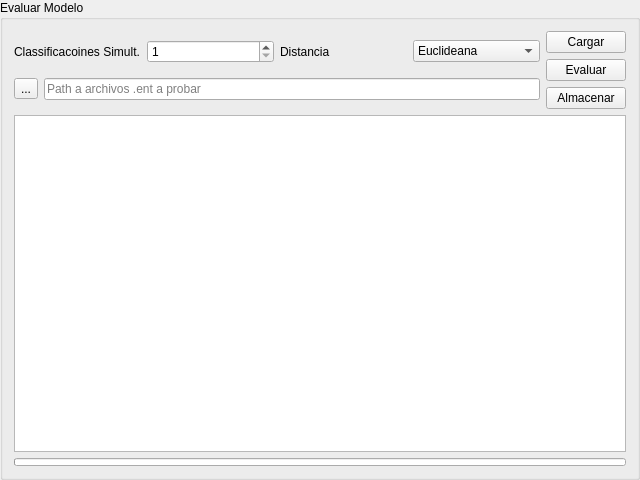
<?xml version="1.0" encoding="UTF-8"?>
<ui version="4.0">
 <class>ModelEvaluationView</class>
 <widget class="QGroupBox" name="ModelEvaluationView">
  <property name="geometry">
   <rect>
    <x>0</x>
    <y>0</y>
    <width>640</width>
    <height>480</height>
   </rect>
  </property>
  <property name="windowTitle">
   <string>Evaluar modelo</string>
  </property>
  <property name="title">
   <string>Evaluar Modelo</string>
  </property>
  <layout class="QVBoxLayout" name="verticalLayout">
   <item>
    <layout class="QHBoxLayout" name="form_qhbl">
     <item>
      <layout class="QVBoxLayout" name="form_qvbl">
       <item>
        <layout class="QHBoxLayout" name="distance_qhbl">
         <item>
          <widget class="QLabel" name="simultClass_qlb">
           <property name="text">
            <string>Classificacoines Simult.</string>
           </property>
          </widget>
         </item>
         <item>
          <widget class="QSpinBox" name="simultClass_qsb">
           <property name="minimum">
            <number>1</number>
           </property>
           <property name="value">
            <number>1</number>
           </property>
          </widget>
         </item>
         <item>
          <widget class="QLabel" name="distance_lbl">
           <property name="text">
            <string>Distancia</string>
           </property>
          </widget>
         </item>
         <item>
          <widget class="QComboBox" name="distance_cbx">
           <item>
            <property name="text">
             <string>Euclideana</string>
            </property>
           </item>
           <item>
            <property name="text">
             <string>Coseno</string>
            </property>
           </item>
           <item>
            <property name="text">
             <string/>
            </property>
           </item>
          </widget>
         </item>
        </layout>
       </item>
       <item>
        <layout class="QHBoxLayout" name="pathEntities_qhbl">
         <item>
          <widget class="QToolButton" name="pathEntities_qtb">
           <property name="text">
            <string>...</string>
           </property>
          </widget>
         </item>
         <item>
          <widget class="QLineEdit" name="pathEntities_qle">
           <property name="text">
            <string/>
           </property>
           <property name="placeholderText">
            <string>Path a archivos .ent a probar</string>
           </property>
          </widget>
         </item>
        </layout>
       </item>
      </layout>
     </item>
     <item>
      <layout class="QVBoxLayout" name="actions_qvbl">
       <item>
        <widget class="QPushButton" name="loadEntities_qpb">
         <property name="text">
          <string>Cargar</string>
         </property>
        </widget>
       </item>
       <item>
        <widget class="QPushButton" name="evaluate_qpb">
         <property name="text">
          <string>Evaluar</string>
         </property>
        </widget>
       </item>
       <item>
        <widget class="QPushButton" name="save_qpb">
         <property name="text">
          <string>Almacenar</string>
         </property>
        </widget>
       </item>
      </layout>
     </item>
    </layout>
   </item>
   <item>
    <widget class="QTableView" name="modelEvaluation_qtv"/>
   </item>
   <item>
    <widget class="QProgressBar" name="progress_qpb">
     <property name="minimumSize">
      <size>
       <width>0</width>
       <height>0</height>
      </size>
     </property>
     <property name="maximumSize">
      <size>
       <width>16777215</width>
       <height>8</height>
      </size>
     </property>
     <property name="value">
      <number>0</number>
     </property>
     <property name="textVisible">
      <bool>false</bool>
     </property>
    </widget>
   </item>
  </layout>
 </widget>
 <resources/>
 <connections/>
</ui>
